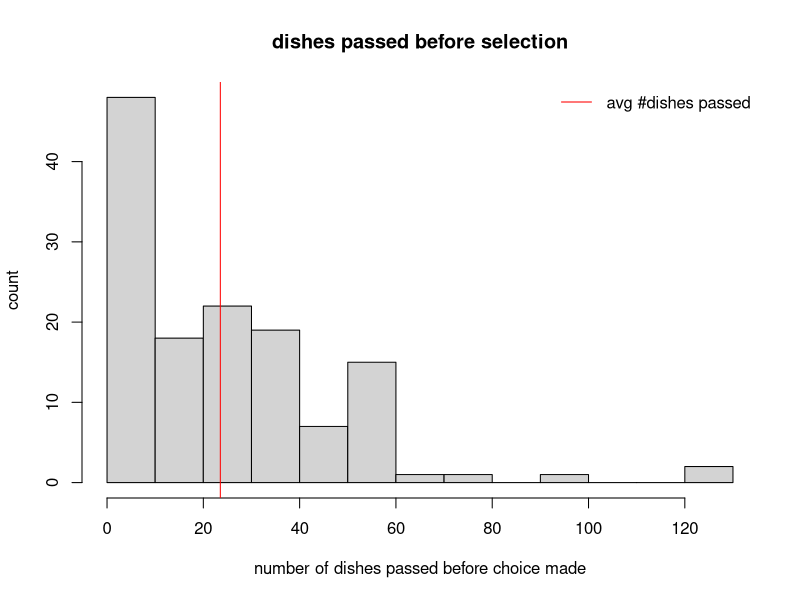

The R script that drew this image:

## ----start---------------------------------------------------------------
	# seats and dishes
	nSeats <- 5			# number of seats
	nDishes <- 10		# number of dishes
	dishes <- 1:nDishes # ready dishes
	
	# start with preferred dishes in front of seats
	xdish <- 1:nSeats
	seats <- dishes[xdish]			 # give dishes to seat
	dishes[xdish] <- -dishes[xdish]  # dishes not ready anymore
	
	# who is eating?
	eating <- rep(0,nSeats)
	eatTime <- nSeats				# eating time is one cycle


## ----prefs---------------------------------------------------------------
	# dish preference matrix
	prefs <- t(matrix(1:nDishes,nrow=nDishes,ncol=nSeats))
	
	# rotate a vector of e.g. preferences
	rotvec <- function(x){ c(x[2:length(x)],x[1])}


## ----eating--------------------------------------------------------------
	# count of dishes passed for each seat
	passed <- rep(0,nSeats)		# for each seat how long have we waited?
	genpassed <- c()			# in general, how long do we wait?
	making <- rep(0,nDishes)    # which dishes are we making?
	makeTime <- nSeats			# making a dish takes one cycle
	
	
	# process one turn 
	turn <- function(){
		# at chef's seat
		if(seats[1] < 0){ # there's eaten dish
			x <- which(dishes == -seats[1])
			if(length(x)>0){ # there's a replacement ready
				seats[1] <<- -seats[1]
				dishes[x[1]] <<- -dishes[x[1]]
				making[x[1]] <<- makeTime
			} else {	# there's no replacement ready
				x <- which(dishes == seats[1])
				if(length(x)>0)	{
					if(making[x[1]] > 0) making[x[1]] <<- making[x[1]] -1
					else dishes[x[1]] <<- -dishes[x[1]]
				}
			}
		} else {	# no eaten dish, but prep replacements
			x <- which(dishes < 0)
			if(length(x)>0){	# there is a dish to prep
				if(making[x[1]] > 0) making[x[1]] <<- making[x[1]] -1
				else dishes[x[1]] <<- -dishes[x[1]]
			} else {		# no dish to prep, but replace one
				x <- prefs[1,1]
				prefs[1,] <<- rotvec(prefs[1,])
				seats[1] <<- dishes[x]
				dishes[x] <<- -dishes[x]
			}
		}
		
		# at diners' seats
		for(i in 2:nSeats){
			if(eating[i]==0){
				if(seats[i] == prefs[i,1]){	# yeah! preference is here
					seats[i] <<- -seats[i]
					prefs[i,] <<- rotvec(prefs[i,])
					genpassed <<- c(genpassed,passed[i])
					passed[i] <<- 0
					eating[i] <<- eatTime
				} else {					# pass: not preference
					passed[i] <<- passed[i] + 1
				}
			} else {	# we're eating: count it down
				eating[i] <<- eating[i] -1 
			}
		}
		
		# rotate the dishes through the seats
		seats <<- rotvec(seats)
	}


## ----hist, fig.cap="", echo=FALSE----------------------------------------
for(i in 1:1000) turn()
hist(genpassed,main="dishes passed before selection",
			   xlab="number of dishes passed before choice made",
			   ylab="count",
			   col="lightgrey"
	)
abline(v=mean(genpassed),col="red")
legend("topright",c("avg #dishes passed"),col=c("red"),lwd=1,bty="n")

